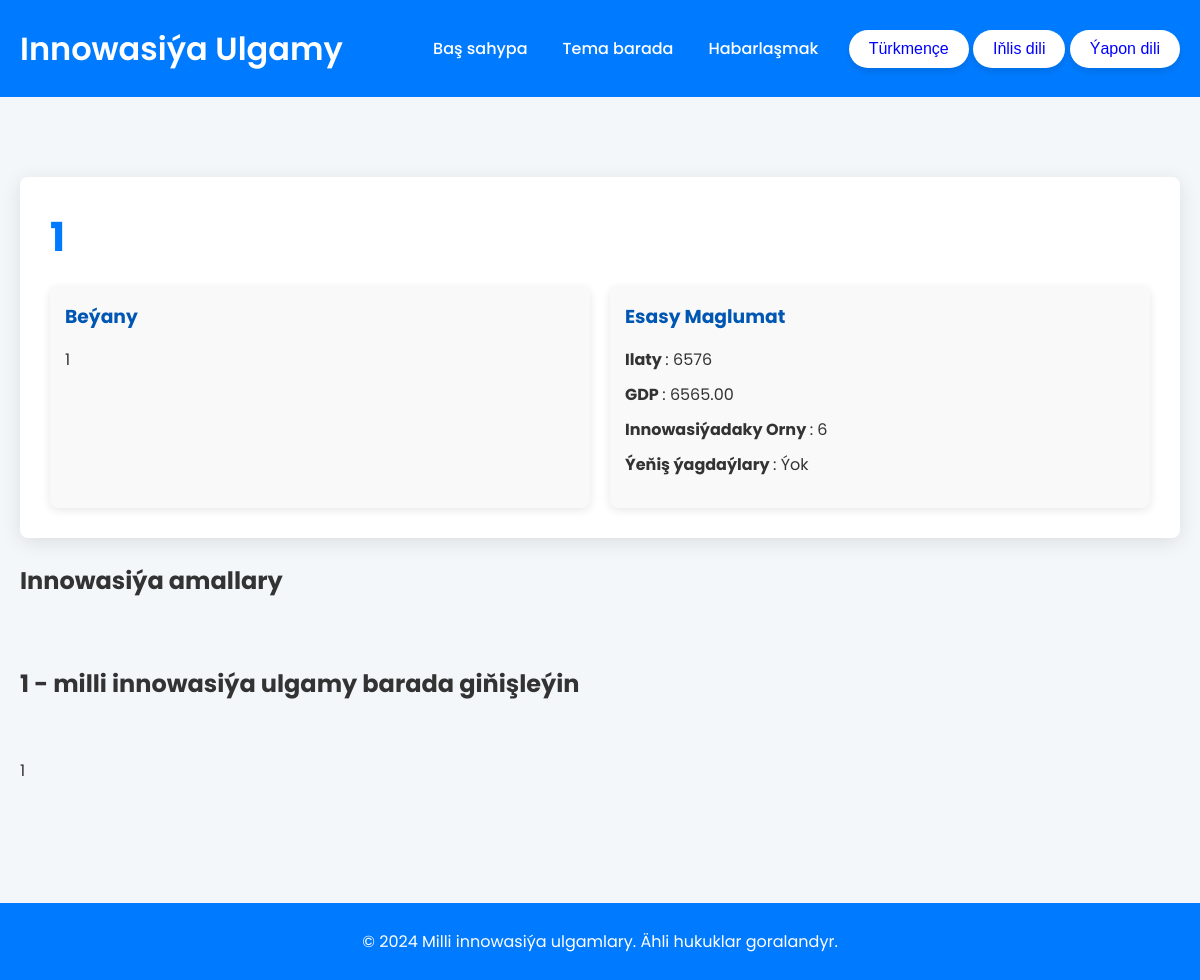
Screenshot of /country/2/tk with the database file from the repository.
### Nis_app/models.py (models this page shows, shortened)
class Country(models.Model):
    name_tk = models.CharField(max_length=100)
    name_en = models.CharField(max_length=100)
    name_ja = models.CharField(max_length=100)
    population = models.BigIntegerField()
    flag = models.ImageField(upload_to="flags/", blank=True, null=True)
    gdp = models.DecimalField(max_digits=15, decimal_places=2)
    innovation_index_rank = models.IntegerField()
    description_tk = models.TextField()
    description_en = models.TextField()
    description_ja = models.TextField()
    huge_data_tk = models.TextField()
    huge_data_en = models.TextField()
    huge_data_ja = models.TextField()

### Nis_app/views.py (the view)
# urls.py: path('country/<int:pk>/<str:lg>', views.country_detail, name='country_detail'),
def country_detail(request, pk, lg):
    country = Country.objects.get(pk=pk)
    practices = InnovationPractice.objects.filter(country=country)
    print(practices.count())
    return render(request, 'country_detail.html', {'country': country, 'practices': practices, "LANGUAGE_CODE":lg})

### templates/country_detail.html (shortened to what this page needs)
{% load static %}
<!DOCTYPE html>
<html lang="en">
<head>
    <link rel="stylesheet" href="{% static 'css/style.css' %}">
</head>
<body>
{% include "header.html" %}
    <main class="container">
        <section class="country-detail">
            <h2 class="country-title">
                {% if LANGUAGE_CODE == 'tk' %}
                    {{ country.name_tk }}
                {% elif LANGUAGE_CODE == 'en' %}
                    {{ country.name_en }}
                {% elif LANGUAGE_CODE == 'ja' %}
                    {{ country.name_ja }}
                {% else %}
                    {{ country.name_en }}
                {% endif %}
            </h2>
            <div class="country-overview">
                <div class="country-description">
                    <h3>
                        {% if LANGUAGE_CODE == 'tk' %}
                            Beýany
                        {% elif LANGUAGE_CODE == 'en' %}
                            Description
                        {% elif LANGUAGE_CODE == 'ja' %}
                            説明
                        {% else %}
                            Description
                        {% endif %}
                    </h3>
                    <p>
                        {% if LANGUAGE_CODE == 'tk' %}
                            {{ country.description_tk|linebreaks }}
                        {% elif LANGUAGE_CODE == 'en' %}
                            {{ country.description_en|linebreaks }}
                        {% elif LANGUAGE_CODE == 'ja' %}
                            {{ country.description_ja|linebreaks }}
                        {% else %}
                            {{ country.description_en|linebreaks }}
                        {% endif %}
                    </p>
                </div>
                <div class="country-data">
                    <h3>
                        {% if LANGUAGE_CODE == 'tk' %}
                            Esasy Maglumat
                        {% elif LANGUAGE_CODE == 'en' %}
                            Key Data
                        {% elif LANGUAGE_CODE == 'ja' %}
                            主要データ
                        {% else %}
                            Key Data
                        {% endif %}
                    </h3>
                    <ul>
                        <li>
                            <strong>
                                {% if LANGUAGE_CODE == 'tk' %}
                                    Ilaty
                                {% elif LANGUAGE_CODE == 'en' %}
                                    Population
                                {% elif LANGUAGE_CODE == 'ja' %}
                                    人口
                                {% else %}
                                    Population
                                {% endif %}
                            </strong>: {{ country.population }}
                        </li>
                        <li>
                            <strong>
                                {% if LANGUAGE_CODE == 'tk' %}
                                    GDP
                                {% elif LANGUAGE_CODE == 'en' %}
                                    GDP
                                {% elif LANGUAGE_CODE == 'ja' %}
                                    国内総生産
                                {% else %}
                                    GDP
                                {% endif %}
                            </strong>: {{ country.gdp }}
                        </li>
                        <li>
                            <strong>
                                {% if LANGUAGE_CODE == 'tk' %}
                                    Innowasiýadaky Orny
                                {% elif LANGUAGE_CODE == 'en' %}
                                    Innovation Index
                                {% elif LANGUAGE_CODE == 'ja' %}
                                    イノベーション指数
                                {% else %}
                                    Innovation Index
                                {% endif %}
                            </strong>: {{ country.innovation_index_rank }}
                        </li>
                        <li>
                            <strong>
                                {% if LANGUAGE_CODE == 'tk' %}
                                    Ýeňiş ýagdaýlary
                                {% elif LANGUAGE_CODE == 'en' %}
                                    Success Cases
                                {% elif LANGUAGE_CODE == 'ja' %}
                                    成功事例
                                {% else %}
                                    Success Cases
                                {% endif %}
                            </strong>:
                            {% if country.success_case %}
                                {% if LANGUAGE_CODE == 'tk' %}
                                    Hawa
                                {% elif LANGUAGE_CODE == 'en' %}
                                    Yes
                                {% elif LANGUAGE_CODE == 'ja' %}
                                    はい
                                {% else %}
                                    Yes
                                {% endif %}
                            {% else %}
                                {% if LANGUAGE_CODE == 'tk' %}
                                    Ýok
                                {% elif LANGUAGE_CODE == 'en' %}
                                    No
                                {% elif LANGUAGE_CODE == 'ja' %}
                                    いいえ
                                {% else %}
                                    No
                                {% endif %}
                            {% endif %}
                        </li>
                    </ul>
                </div>
            </div>
        </section>
        <section class="innovation-practices">
            <div style="margin-top:25px">
            {% if LANGUAGE_CODE == 'tk' %}
                <h2>Innowasiýa amallary</h2>
            {% elif LANGUAGE_CODE == 'en' %}
                <h2>Innovation Practices</h2>
            {% elif LANGUAGE_CODE == 'ja' %}
                <h2>イノベーションの実践</h2>
            {% else %}
                <h2>Innovation Practices</h2>
            {% endif %}
            </div>
            <div class="practice-container">
            </div>
        </section>
        <section class="innovation-practices">
            <div style="margin-top:25px">
                {% if LANGUAGE_CODE == 'tk' %}
                    <h2>{{country.name_tk}} - milli innowasiýa ulgamy barada giňişleýin</h2>
                {% elif LANGUAGE_CODE == 'en' %}
                    <h2>{{country.name_en}} - comprehensive information on the national innovation system</h2>
                {% elif LANGUAGE_CODE == 'ja' %}
                    <h2>{{country.name_ja}} - 国家イノベーションシステムに関する包括的な情報</h2>
                {% else %}
                    <h2>{{country.name_en}} - comprehensive information on the national innovation system</h2>
                {% endif %}
                </div>
                {% if LANGUAGE_CODE == 'tk' %}
                    <p>&nbsp;&nbsp;&nbsp;&nbsp;&nbsp;&nbsp;&nbsp;&nbsp;{{country.huge_data_tk|linebreaks}}</p>
                {% elif LANGUAGE_CODE == 'en' %}
                    <p>&nbsp;&nbsp;&nbsp;&nbsp;&nbsp;&nbsp;&nbsp;&nbsp;{{country.huge_data_en|linebreaks}}</p>
                {% elif LANGUAGE_CODE == 'ja' %}
                    <p>&nbsp;&nbsp;&nbsp;&nbsp;&nbsp;&nbsp;&nbsp;&nbsp;{{country.huge_data_ja|linebreaks}}</p>
                {% else %}
                    <p>&nbsp;&nbsp;&nbsp;&nbsp;&nbsp;&nbsp;&nbsp;&nbsp;{{country.huge_data_en|linebreaks}}</p>
                {% endif %}
        </section>
    </main>
    <footer class="footer">
        <p>
            {% if LANGUAGE_CODE == 'tk' %}
                &copy; 2024 Milli innowasiýa ulgamlary. Ähli hukuklar goralandyr.
            {% elif LANGUAGE_CODE == 'en' %}
                &copy; 2024 National Innovation Systems. All Rights Reserved.
            {% elif LANGUAGE_CODE == 'ja' %}
                &copy; 2024 国家イノベーションシステム。無断転載を禁じます。
            {% else %}
                &copy; 2024 National Innovation Systems. All Rights Reserved.
            {% endif %}
        </p>
    </footer>
</body>
</html>

### static/css/style.css (style rules this page uses)
body { font-family: 'Poppins', sans-serif; background-color: #f8f9fa; color: #343a40; margin: 0; padding: 0; }
h1, h2, h3 { margin: 0; }
.container { max-width: 1200px; margin: 40px auto; padding: 0 20px; }
.country-info, .innovation-practices { margin-bottom: 40px; }
.footer { background-color: #007bff; color: white; padding: 20px; text-align: center; position: relative; bottom: 0; }
body { font-family: 'Poppins', sans-serif; margin: 0; padding: 0; background-color: #f4f7f9; color: #333; }
.container { padding: 40px 20px; }
.country-detail { background-color: white; border-radius: 8px; padding: 30px; box-shadow: 0 4px 20px rgba(0, 0, 0, 0.1); }
.country-title { font-size: 2.5rem; margin-bottom: 20px; color: #007bff; }
.country-overview { display: flex; flex-wrap: wrap; gap: 20px; }
.country-description, .country-data { flex: 1; min-width: 300px; background-color: #f9f9f9; border-radius: 8px; padding: 15px; box-shadow: 0 2px 10px rgba(0, 0, 0, 0.1); }
.country-description h3, .country-data h3 { margin-bottom: 10px; color: #0056b3; }
.country-data ul { list-style: none; padding: 0; }
.country-data li { margin-bottom: 10px; }
.footer { background-color: #007bff; color: white; text-align: center; padding: 10px 0; position: relative; bottom: 0; width: 100%; }
.practice-container { display: flex; flex-wrap: wrap; padding: 14px; }

### rows the page displays
Country: name_tk "1", description_tk "1", population "6576", gdp "6565.00", innovation_index_rank "6", huge_data_tk "1"
